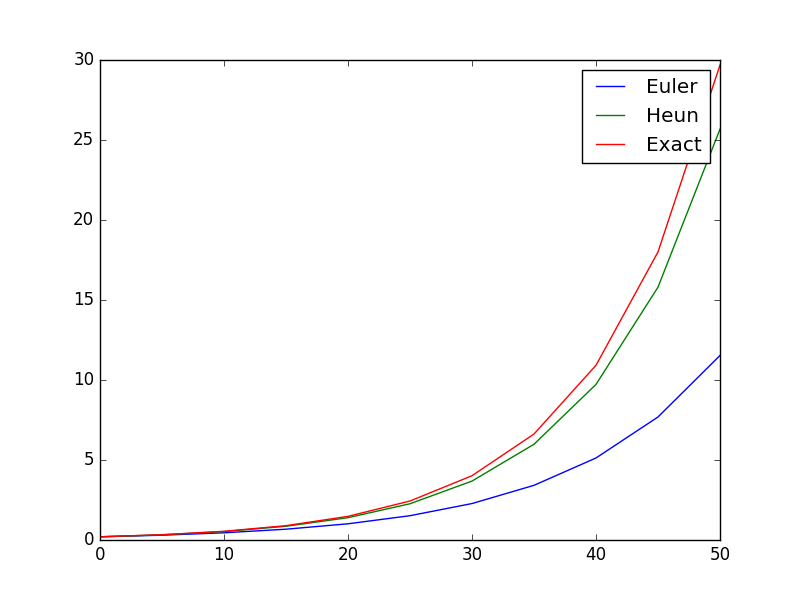

Recreate this plot in Python.
import numpy as np
import matplotlib.pyplot as plt

def ForwardEuler(f, U0, T, n):
    """Solve u'=f(u,t), u(0)=U0, with n steps until t=T."""
    t = np.zeros(n+1)
    u = np.zeros(n+1)  # u[k] is the solution at time t[k]
    u[0] = U0
    t[0] = 0
    dt = T/float(n)
    for k in range(n):
        t[k+1] = t[k] + dt
        u[k+1] = u[k] + dt*f(u[k], t[k])
    return u, t

def Heun(f, U0, T, n):
    """Solve u'=f(u,t), u(0)=U0, with n steps until t=T."""
    t = np.zeros(n+1)
    u = np.zeros(n+1)  # u[k] is the solution at time t[k]
    u[0] = U0
    t[0] = 0
    dt = T/float(n)
    for k in range(n):
        t[k+1] = t[k] + dt        
        u_star = u[k] + dt*f(u[k], t[k])
        u[k+1] = u[k] +0.5*dt*(f(u[k],t[k])+f(u_star,t[k+1]))
    return u, t


def f(u,t):
    return 0.1*u

def exact(t):
    return u0*np.exp(0.1*t)

Tstop = 50
u0 = 0.2
dt = 5.0
n = int(round(Tstop/float(dt)))
u1,t1 = ForwardEuler(f,u0,Tstop,n)
u2,t2 = Heun(f,u0,Tstop,n)

plt.plot(t1,u1,t2,u2,t1,exact(t1))
legends = ['Euler','Heun','Exact']
plt.legend(legends)
plt.show()


"""
Verification 1: Solve a problem where the solution
is a linear function. In this case both Heun, Euler and most
numerical methods should reproduce the exact solution. This
method of verification is suitable for implementation in a
test function.
"""


def test_Heun():
    def f_const(u,t):
        return 1.0
    tol = 1e-13
    
    u,t = Heun(f_const,0,5,5)
    expected = 5.0 #solution u = t
    computed = u[-1]
    assert abs(expected-computed)< tol

test_Heun()

"""
Verification 2: We know Heun's method is a second
order, so we have error = C*dt**2, with C unknown.
Solve a problem where we know the exact solution, reduce the
time step and verify that the error behaves as expected.
This method is useful for visual inspection, and not that
suitable for implentation in a test function. 
"""


dt_list = [dt/float(2**i) for i in range(10)]
error = []

for dt in dt_list:
    n = int(round(Tstop/float(dt)))
    u,t = Heun(f,u0,Tstop,n)
    error.append(abs(u[-1]-exact(Tstop)))

for dt, e in zip(dt_list,error):
    print "%6.4f %6.4f %6.4f" %(dt, e, e/dt**2)
    



"""

[emilyd@sudur App_E]$ python Heuns_method.py
5.0000 4.0045 0.1602
2.5000 1.2572 0.2011
1.2500 0.3500 0.2240
0.6250 0.0921 0.2357
0.3125 0.0236 0.2415
0.1562 0.0060 0.2445
0.0781 0.0015 0.2459
0.0391 0.0004 0.2466
0.0195 0.0001 0.2470
0.0098 0.0000 0.2472

"""
    

    
